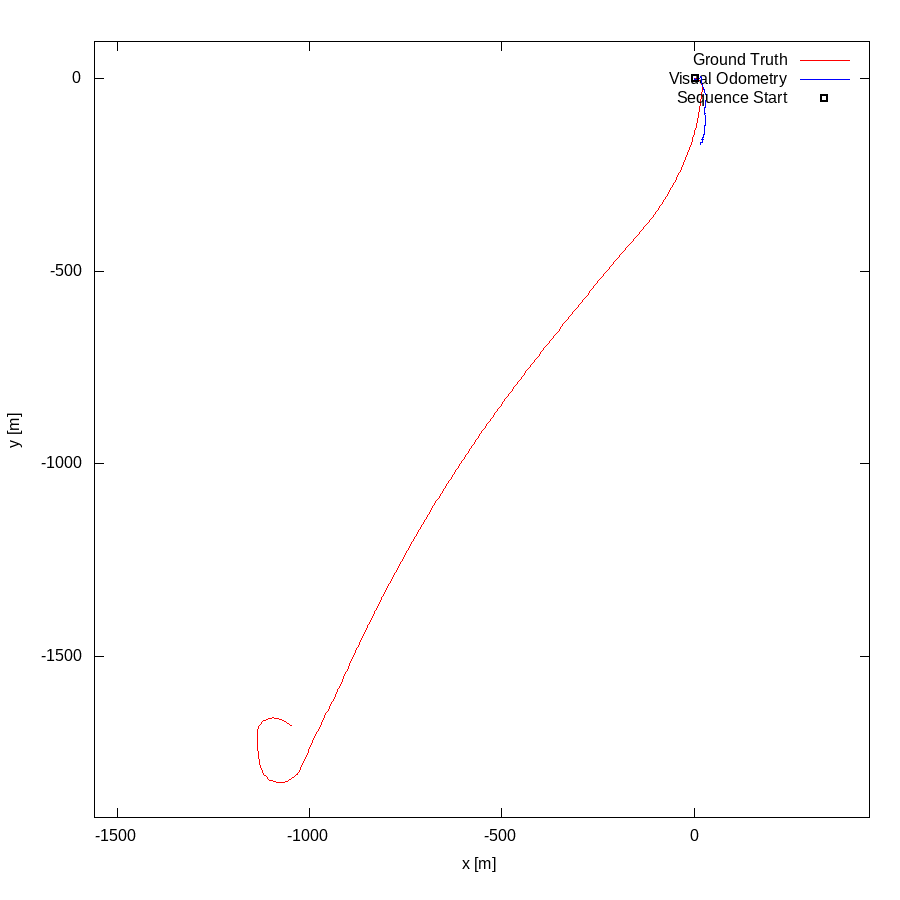

Generate this figure with gnuplot:
set term postscript eps enhanced color
set output "01.eps"
set size ratio -1
set xrange [-1559:456]
set yrange [-1919:96]
set xlabel "x [m]"
set ylabel "y [m]"
plot "01.txt" using 1:2 lc rgb "#FF0000" title 'Ground Truth' w lines,"01.txt" using 3:4 lc rgb "#0000FF" title 'Visual Odometry' w lines,"< head -1 01.txt" using 1:2 lc rgb "#000000" pt 4 ps 1 lw 2 title 'Sequence Start' w points
